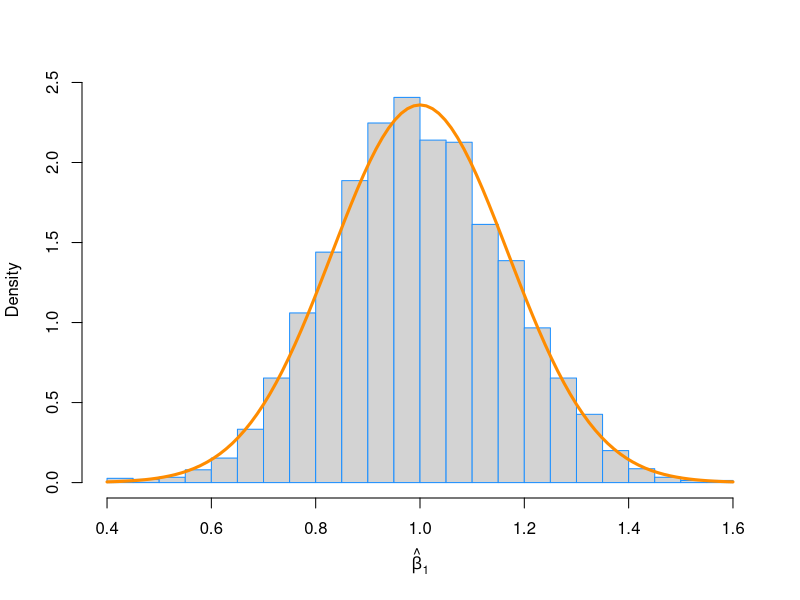
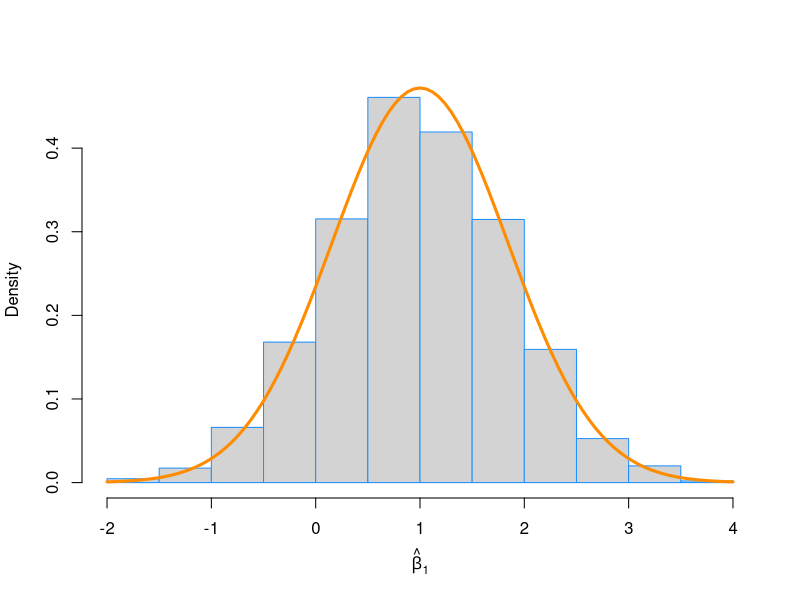
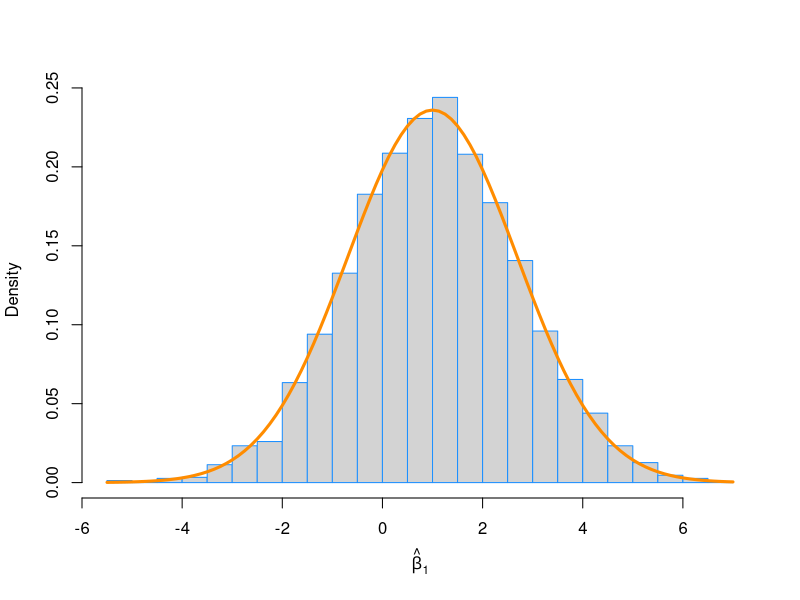
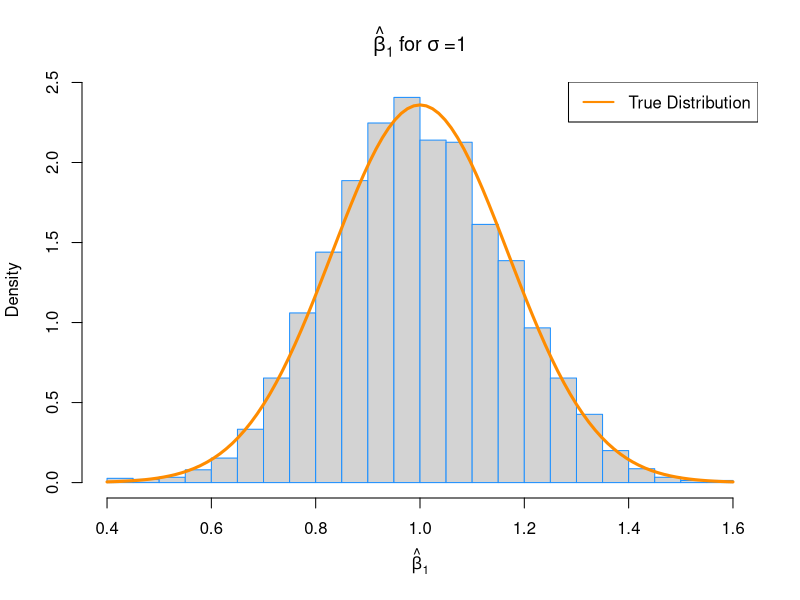

These figures' R source, in order: (Note: this script raises an error after producing the figures.)
birthday = 19810803
set.seed(birthday)

library(readr)
study_1 = read_csv("study_1.csv")

num_sims = 3000 # number of simulations
n = 15          # sample size
p = 5           # number of beta parameters

beta_0 = 2
beta_1 = 1
beta_2 = 1
beta_3 = 1
beta_4 = 1
sigma_1 = 1
sigma_2 = 5
sigma_3 = 10

x0 = rep(1, n)
x1 = study_1$x1
x2 = study_1$x2
x3 = study_1$x3
x4 = study_1$x4
X = cbind(x0, x1, x2, x3, x4)
C = solve(t(X) %*% X)
y = rep(0, n)

xo = c(1, -3, 2.5, 0.5, 0)
sim_data = data.frame(x1, x2, x3, x4, y)

simulate = function(num_sims, sigma){
  
  beta_hat_1   = rep(0, num_sims)
  se_squared   = rep(0, num_sims) 
  y_hat_xo     = rep(0, num_sims)

  for(i in 1:num_sims) {
    #create noise
    eps = rnorm(n, mean = 0 , sd = sigma)
    #simulate y values
    sim_data$y = beta_0 * x0 + beta_1 * x1 + beta_2 * x2 + beta_3 * x3 + beta_4 * x4 + eps
    #fit the model
    fit = lm(y ~ x1 + x2 + x3 + x4, data = sim_data)
    beta_hat_1[i]   = coef(fit)[2]
    se_squared[i]   = (summary(fit)$sigma) ^ 2
    beta_hat = solve(t(X) %*% X) %*% t(X) %*% sim_data$y
    y_hat_xo[i] = xo %*% beta_hat

  }
  data.frame(beta_hat_1 = beta_hat_1, se_squared = se_squared, y_hat_xo)
}

#run 3000 simulations for 3 different values of sigma, generating 3 different dataframes
sim1 = simulate(3000, sigma_1)
sim2 = simulate(3000, sigma_2)
sim3 = simulate(3000, sigma_3)

#Examine beta_1
c(true_mean = mean(sim1$beta_hat_1), empirical_mean =  beta_1)

c(true_variance = sigma_1 ^ 2 * C[1 + 1, 1 + 1], empirical_variance = var(sim1$beta_hat_1) )

c(true_sd = sqrt(sigma_1 ^ 2 * C[1 + 1, 1 + 1]), empirical_sd = sqrt(sigma_1 ^ 2 * C[1 + 1, 1 + 1]))


#check the probability rule
# We expect these to be: 0.68, 0.95, 0.997

(sd_bh1 = sqrt(sigma_1 ^ 2 * C[1 + 1, 1 + 1]))
# We expect these to be: 0.68, 0.95, 0.997
mean(beta_1 - 1 * sd_bh1 < sim1$beta_hat_1 & sim1$beta_hat_1 < beta_1 + 1 * sd_bh1)

mean(beta_1 - 2 * sd_bh1 < sim1$beta_hat_1 & sim1$beta_hat_1 < beta_2 + 2 * sd_bh1)

mean(beta_1 - 3 * sd_bh1 < sim1$beta_hat_1 & sim1$beta_hat_1 < beta_2 + 3 * sd_bh1)

prob = rep(0, 3)
get_prob = function(sigma, beta_hat_1){
  sd_bh1 = sqrt(sigma ^ 2 * C[1 + 1, 1 + 1])
  prob[1] = mean(beta_1 - 1 * sd_bh1 < beta_hat_1 & beta_hat_1 < beta_1 + 1 * sd_bh1)
  prob[2] = mean(beta_1 - 2 * sd_bh1 < beta_hat_1 & beta_hat_1 < beta_2 + 2 * sd_bh1)
  prob[3] = mean(beta_1 - 3 * sd_bh1 < beta_hat_1 & beta_hat_1 < beta_2 + 3 * sd_bh1)
  prob
}
# We expect these to be: 0.68, 0.95, 0.997 since beta_hat_1 follows a normal distribution
get_prob(sigma_1, sim1$beta_hat_1)
get_prob(sigma_2, sim2$beta_hat_1)
get_prob(sigma_3, sim3$beta_hat_1)

#brief analyisis for sim2
beta_1                        # true mean
mean(sim2$beta_hat_1)         # empirical mean
c(mean(sim2$beta_hat_1), beta_1)

var(sim2$beta_hat_1)          # empirical variance
sigma_2 ^ 2 * C[1 + 1, 1 + 1] # true variance

#brief analyisis for sim3
beta_1                        # true mean
mean(sim3$beta_hat_1)         # empirical mean
c(mean(sim3$beta_hat_1), beta_1)

var(sim3$beta_hat_1)          # empirical variance
sigma_3 ^ 2 * C[1 + 1, 1 + 1] # true variance

#Simulation Study with sigma = 1
hist(sim1$beta_hat_1, prob = TRUE, breaks = 20,
     xlab = expression(hat(beta)[1]), main = "", border = "dodgerblue")

curve(dnorm(x, mean = beta_1, sd = sqrt(sigma_1 ^ 2 * C[1 + 1, 1 + 1])),
      col = "darkorange", add = TRUE, lwd = 3)

#simulation study with sigma = 5
hist(sim2$beta_hat_1, prob = TRUE, breaks = 20,
     xlab = expression(hat(beta)[1]), main = "", border = "dodgerblue")

curve(dnorm(x, mean = beta_1, sd = sqrt(sigma_2 ^ 2 * C[1 + 1, 1 + 1])),
      col = "darkorange", add = TRUE, lwd = 3)

#simulation study with sigma = 10
hist(sim3$beta_hat_1, prob = TRUE, breaks = 20,
     xlab = expression(hat(beta)[1]), main = "", border = "dodgerblue")

curve(dnorm(x, mean = beta_1, sd = sqrt(sigma_3 ^ 2 * C[1 + 1, 1 + 1])),
      col = "darkorange", add = TRUE, lwd = 3)





#-------------------------------
hist(sim1$beta_hat_1, prob = TRUE, breaks = 20,
     xlab = expression(hat(beta)[1]), main = expression(hat(beta)[1]  ~ "for" ~ sigma ~ "=1") , border = "dodgerblue")

curve(dnorm(x, mean = beta_1, sd = sqrt(sigma_1 ^ 2 * C[1 + 1, 1 + 1])),
      col = "darkorange", add = TRUE, lwd = 3)

# add legend
legend("topright", "True Distribution", lty = c(1, 2), lwd = 2, col = "darkorange")


dev.off()
# define grid of x values

# plot curve for true normal distributions of beta_1_hat
plot(x, dnorm(x, mean = 1, sd = sqrt(sigma_1 ^ 2 * C[1 + 1, 1 + 1])), type = "l", lty = 1, lwd = 2,
     xlab = expression(hat(beta)[1]), ylab = "Density", main = expression("True normal distribution of " ~ hat(beta)[1] ~ "for" ~ sigma ~ "values"), col = "darkorange")

curve(dnorm(x, mean = beta_1, sd = sqrt(sigma_2 ^ 2 * C[1 + 1, 1 + 1])),
      col = "dodgerblue", add = TRUE, lwd = 3)


curve(dnorm(x, mean = beta_1, sd = sqrt(sigma_3 ^ 2 * C[1 + 1, 1 + 1])),
      col = "red", add = TRUE, lwd = 3)

legend("topright", c(expression(sigma ~ " = 1"), expression(sigma ~ " = 5"), expression(sigma ~ " = 10")), lty = c(1,1,1), lwd = 2,
       col = c("darkorange", "dodgerblue", "red"), adj = c(0.2, 0.6), cex=0.75)



head(sim1)

sd(sim1$y_hat_00_1)
var(sim1$y_hat_00_1)

sd(sim2$y_hat_00_1)
var(sim2$y_hat_00_1)

sd(sim3$y_hat_00_1)
var(sim3$y_hat_00_1)


max(sim1$y_hat_xo)

#simulation 1
hist(sim1$y_hat_xo, prob = TRUE, breaks = 20,
     xlab = expression(hat(E) ~ "[Y|" ~ x[1] ~ "= -3," ~ x[2] ~" = 2.5," ~ x[3] ~" = 0.5," ~ x[4] ~ "= 0]"), main = expression("Histogram for" ~ hat(E) ~ "[Y] when " ~ sigma ~ " = 1"), border = "dodgerblue",  ylim = c(0, .2))

                
curve(dnorm(x, mean = 2, sd = sigma_1 * sqrt( t(xoo) %*% C %*% xoo)),
      col = "darkorange", add = TRUE, lwd = 3)

#simulation 2
hist(sim2$y_hat_xo, prob = TRUE, breaks = 20,
     xlab = expression(hat(E) ~ "[Y|" ~ x[1] ~ "= -3," ~ x[2] ~" = 2.5," ~ x[3] ~" = 0.5," ~ x[4] ~ "= 0]"), main = expression("Histogram for" ~ hat(E) ~ "[Y] when " ~ sigma ~ " = 5"), border = "dodgerblue",  ylim = c(0, .04))


curve(dnorm(x, mean = 2, sd = sigma_2 * sqrt( t(xoo) %*% C %*% xoo)),
      col = "darkorange", add = TRUE, lwd = 3)

#simulation 3
hist(sim3$y_hat_xo, prob = TRUE, breaks = 20,
     xlab = expression(hat(E) ~ "[Y|" ~ x[1] ~ "= -3," ~ x[2] ~" = 2.5," ~ x[3] ~" = 0.5," ~ x[4] ~ "= 0]"), main = expression("Histogram for" ~ hat(E) ~ "[Y] when " ~ sigma ~ " = 10"), border = "dodgerblue",  ylim = c(0, .02))


curve(dnorm(x, mean = 2, sd = sigma_3 * sqrt( t(xoo) %*% C %*% xoo)),
      col = "darkorange", add = TRUE, lwd = 3)



n = 15
p = 5
lines(x, dt(x, df = n - p), lty = 2, lwd = 2, col = "dodgerblue")




sd(sim1$se_squared_1)
sd(sim2$se_squared_1)
sd(sim3$se_squared_1)

mean(sim1$se_squared_1)
mean(sim2$se_squared_1)
mean(sim3$se_squared_1)
#Simulation Study with sigma = 1
hist(sim1$se_squared_1, prob = TRUE, breaks = 20,
     xlab = expression(hat(y)[1]), main = "", border = "dodgerblue")
n = 15
p = 5

lines(x, df(x, df1 = n - 1, df2 = n-p), lty = 2, lwd = 2, col = "dodgerblue")




lines(x, dchisq(x, df = p - 1), lty = 2, lwd = 2, col = "dodgerblue")

#Simulation Study with sigma = 1
hist(sim2$se_squared_1, prob = TRUE, breaks = 20,
     xlab = expression(se^2), main = "", border = "dodgerblue")
n = 15
p = 5
lines( x, df(x, df1 = n - 1, df2 = n-p), lty = 2, lwd = 2, col = "dodgerblue")

#Simulation Study with sigma = 1
hist(sim3$se_squared_1, prob = TRUE, breaks = 20,
     xlab = expression(hat(y)[1]), main = "", border = "dodgerblue")
lines(x, df(x, df1 = n - 1, df2 = n-p), lty = 2, lwd = 2, col = "dodgerblue")

n = 15
p = 5
lines(x, df(x, df1 = n - 1, df2 = n-p), lty = 2, lwd = 2, col = "dodgerblue")

C = solve(t(X) %*% X)
C
xoo = c(1, -3, 2.5, .5, 0)



#comparing standard deviation from simulation to standard deviation calculated
c(sd1_empirical = sd(sim1$y_hat_00_1), sd1 = sigma_1 * sqrt( t(xoo) %*% C %*% xoo))
c(sd1_empirical = sd(sim1$y_hat_00_2), sd1 = sigma_1 * sqrt( t(xoo) %*% C %*% xoo))

head(sim1)

c(sd2_empirical = sd(sim2$y_hat_00_1), sd2 = sigma_2 * sqrt( t(xoo) %*% C %*% xoo ))

c(sd3_empirical = sd(sim3$y_hat_00_1), sd3 = sigma_3 * sqrt( t(xoo) %*% C %*% xoo ))

c(sd3_empirical = sd(sim3$y_hat_00_2), sd3 = sigma_3 * sqrt( t(xoo) %*% C %*% xoo ))


my_beta_hat = rbind(5.7752881, 1.2929440, 1.2441390, -0.4389524, 0.7657343)
my_beta_hat

my_xoo =  cbind(1, -3, 2.5, .05, 0)

my_xoo %*% my_beta_hat

5.7752881 + (1.2929440 * -3) + (1.2441390 * 2.5) + (-0.4389524 * 0.)
